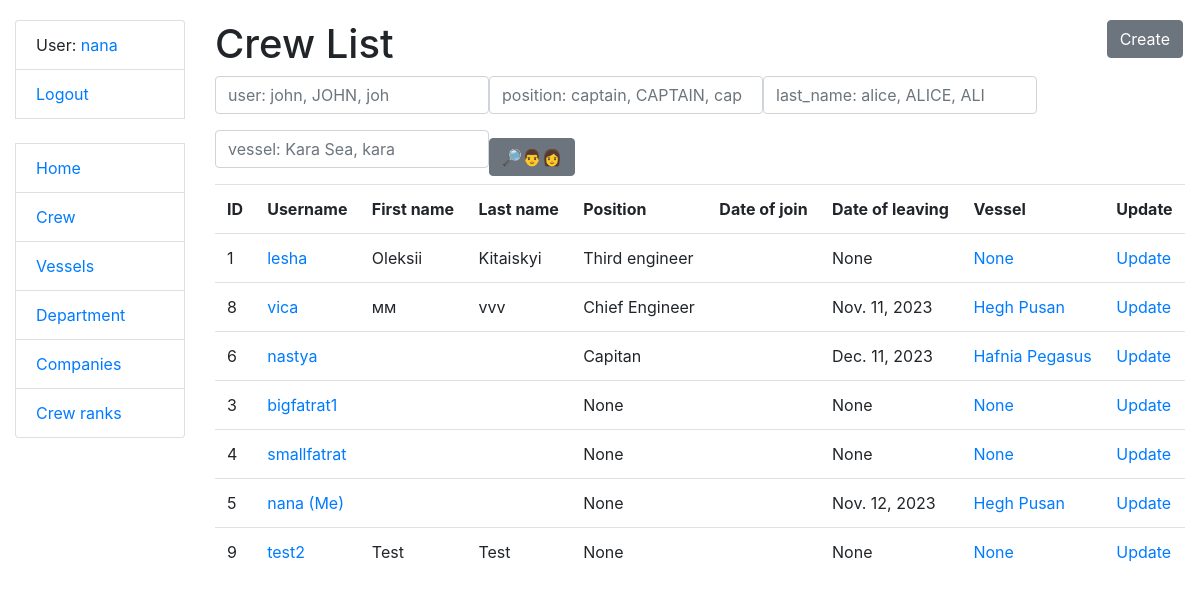
Screenshot of /crew/ (signed in) with the database file from the repository.
### crewing/models.py (models this page shows, shortened)
class Crew(AbstractUser):
    position = models.ForeignKey(Position, on_delete=models.CASCADE, related_name='sailors', null=True, blank=True)
    salary = models.IntegerField(null=True, blank=True)
    date_of_birth = models.DateField(null=True, blank=True)
    date_of_joining = models.DateField(null=True, blank=True)
    date_of_leaving = models.DateField(null=True, blank=True)
    vessel_type = models.ManyToManyField(VesselType, related_name='sailors')
    vessel = models.ForeignKey('Vessel', on_delete=models.DO_NOTHING, related_name='sailors', null=True, blank=True)
    class Meta:
        verbose_name_plural = "sailors"
        verbose_name = "sailor"
        ordering = ["-position"]
    def get_absolute_url(self):
        return reverse("crewing:crew-detail", kwargs={"pk": self.pk})

class Position(models.Model):
    name = models.CharField(max_length=50, unique=True)
    responsibility = models.TextField(blank=True, null=True)
    class Meta:
        verbose_name = "position"
        verbose_name_plural = "positions"
        ordering = ["name"]
    def __str__(self):
        return self.name

class Vessel(models.Model):
    name = models.CharField(max_length=50)
    IMO_number = models.IntegerField(unique=True)
    vessel_type = models.ForeignKey(VesselType, on_delete=models.CASCADE, related_name='vessels')
    company = models.ForeignKey('Company', on_delete=models.CASCADE, related_name='vessels')
    class Meta:
        verbose_name_plural = "vessels"
        verbose_name = "vessel"
        ordering = ["name"]
    def __str__(self):
        return self.name
    def get_absolute_url(self):
        return reverse("crewing:vessel-detail", kwargs={"pk": self.pk})

### crewing/views.py (the view)
# urls.py: path("crew/", CrewListView.as_view(), name="crew-list"),
class CrewListView(LoginRequiredMixin, generic.ListView):
    model = Crew
    context_object_name = "crew_list"
    template_name = "crewing/crew/list.html"
    paginate_by = 10
    def get_context_data(self, *, object_list=None, **kwargs):
        context = super(CrewListView, self).get_context_data(**kwargs)
        placeholder_username = self.request.GET.get("username")
        placeholder_position = self.request.GET.get("position")
        placeholder_last_name = self.request.GET.get("last_name")
        placeholder_vessel = self.request.GET.get("vessel")
        context["search_form"] = CrewSearchForm(
            initial={
                "username": placeholder_username,
                "position": placeholder_position,
                "last_name": placeholder_last_name,
                "vessel": placeholder_vessel,
            })
        return context
    def get_queryset(self):
        queryset = Crew.objects.all()
        search_form = CrewSearchForm(self.request.GET)
        if search_form.is_valid():
            queryset = search_form.filter_queryset(queryset)
        return queryset

### crewing/forms.py (called while the page is built)
    def filter_queryset(self, queryset):
        username = self.cleaned_data.get("username")
        position = self.cleaned_data.get("position")
        last_name = self.cleaned_data.get("last_name")
        vessel = self.cleaned_data.get("vessel")
        if username:
            queryset = queryset.filter(username__icontains=username)
        if position:
            queryset = queryset.filter(position__name__icontains=position)
        if last_name:
            queryset = queryset.filter(last_name__icontains=last_name)
        if vessel:
            queryset = queryset.filter(vessel__name__icontains=vessel)
        return queryset

### templates/crewing/crew/list.html
{% extends "base.html" %}
{% load crispy_forms_filters %}
{% block content %}
    <h1>
      Crew List
      <a href="{% url 'crewing:crew-create' %}" class="btn btn-secondary link-to-page">
        Create
      </a>
    </h1>
    <form action="" method="get" class="form-inline">
      {{ search_form|crispy }}
      <input class="btn btn-secondary"   type="submit" value="🔎👨👩">
    </form>
    {% if crew_list %}
      <table class="table">
        <tr>
          <th>ID</th>
          <th>Username</th>
          <th>First name</th>
          <th>Last name</th>
          <th>Position</th>
          <th>Date of join</th>
          <th>Date of leaving</th>
          <th>Vessel</th>
          <th>Update</th>
        </tr>
      {% for sailor in crew_list %}
        <tr>
          <td>{{ sailor.id }}</td>
          <td><a href="{{ sailor.get_absolute_url }}">{{ sailor.username }} {% if user == sailor %} (Me){% endif %}</a></td>
          <td>{{ sailor.first_name }}</td>
          <td>{{ sailor.last_name }}</td>
          <td>{{ sailor.position }}</td>
          <td>{{ sailor.date_of_join }}</td>
          <td>{{ sailor.date_of_leaving }}</td>
          <td><a href="{{ sailor.vessel.get_absolute_url }}">{{ sailor.vessel }}</td>
          <td>
            <a href="{% url "crewing:crew-update" pk=sailor.id %}">
              Update
            </a>
          </td>
        </tr>
      {% endfor %}
    </table>
    {% else %}
      <p>There are no drivers in the service.</p>
    {% endif %}
{% endblock %}

### templates/includes/sidebar.html
<ul class="sidebar-nav list-group">
  {% if user.is_authenticated %}
    <li class="list-group-item">User: <a href="{{ user.get_absolute_url }}">{{ user.get_username }}</a></li>
    <li class="list-group-item"><a href="{% url 'logout'%}?next={{request.path}}">Logout</a></li>
  {% else %}
    <li class="list-group-item"><a href="{% url 'login'%}?next={{request.path}}">Login</a></li>
  {% endif %}
  <br>
  <li class="list-group-item"><a href="{% url 'crewing:index' %}">Home</a></li>
  <li class="list-group-item"><a href="{% url 'crewing:crew-list' %}">Crew</a></li>
  <li class="list-group-item"><a href="{% url 'crewing:vessel-list' %}">Vessels</a></li>
  <li class="list-group-item"><a href="{% url 'crewing:vessel-type-list' %}">Department</a></li>
  <li class="list-group-item"><a href="{% url 'crewing:company-list' %}">Companies</a></li>
  <li class="list-group-item"><a href="{% url 'crewing:position-list' %}">Crew ranks</a></li>
</ul>

### static/css/styles.css (style rules this page uses)
body { margin-top: 20px; }
.link-to-page { float: right; margin: 0 2px 0 2px; }

### rows the page displays
Crew: get_username "nana", id "5", username "nana", shows "(Me)", position "None", date_of_leaving "Nov. 12, 2023", vessel "Hegh Pusan"
Crew: id "1", username "lesha", first_name "Oleksii", last_name "Kitaiskyi", position "Third engineer", date_of_leaving "None", vessel "None"
Crew: id "8", username "vica", first_name "мм", last_name "vvv", position "Chief Engineer", date_of_leaving "Nov. 11, 2023", vessel "Hegh Pusan"
Crew: id "6", username "nastya", position "Capitan", date_of_leaving "Dec. 11, 2023", vessel "Hafnia Pegasus"
Crew: id "3", username "bigfatrat1", position "None", date_of_leaving "None", vessel "None"
Crew: id "4", username "smallfatrat", position "None", date_of_leaving "None", vessel "None"
Crew: id "9", username "test2", first_name "Test", last_name "Test", position "None", date_of_leaving "None", vessel "None"
